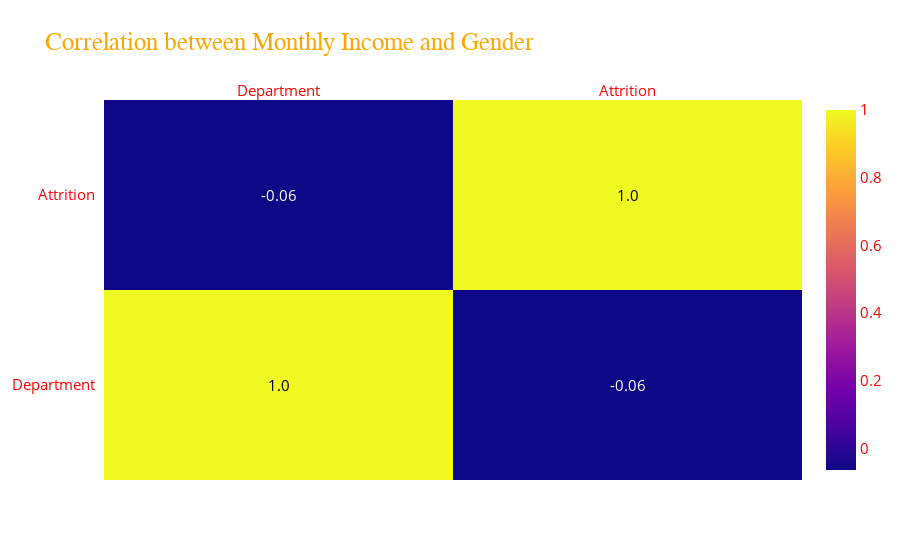

This figure's notebook cell:
### Code cell
corrs = data[['Department','Attrition']].corr()
fig_heatmap = ff.create_annotated_heatmap(
    z=corrs.values,
    x=list(corrs.columns),
    y=list(corrs.index),
    annotation_text=corrs.round(2).values,
    showscale=True)
fig_heatmap.update_layout(title= 'Correlation between Monthly Income and Gender',  
                        title_font=dict(size=25, color='orange', family="Muli, sans-serif"),
                        font=dict(color='red',size=15))

### Figure 1 — Plotly figure (JSON) as saved in the notebook; plotly's stock layout.template omitted (floating-point values rounded to 4 significant figures)
{"data": [{"colorscale": [[0, "#0d0887"], [0.1111, "#46039f"], [0.2222, "#7201a8"], [0.3333, "#9c179e"], [0.4444, "#bd3786"], [0.5556, "#d8576b"], [0.6667, "#ed7953"], [0.7778, "#fb9f3a"], [0.8889, "#fdca26"], [1, "#f0f921"]], "reversescale": false, "showscale": true, "type": "heatmap", "x": ["Department", "Attrition"], "y": ["Department", "Attrition"], "z": [[1, -0.06399], [-0.06399, 1]]}], "layout": {"annotations": [{"font": {"color": "#000000"}, "showarrow": false, "text": "1.0", "x": "Department", "xref": "x", "y": "Department", "yref": "y"}, {"font": {"color": "#FFFFFF"}, "showarrow": false, "text": "-0.06", "x": "Attrition", "xref": "x", "y": "Department", "yref": "y"}, {"font": {"color": "#FFFFFF"}, "showarrow": false, "text": "-0.06", "x": "Department", "xref": "x", "y": "Attrition", "yref": "y"}, {"font": {"color": "#000000"}, "showarrow": false, "text": "1.0", "x": "Attrition", "xref": "x", "y": "Attrition", "yref": "y"}], "font": {"color": "red", "size": 15}, "title": {"font": {"color": "orange", "family": "Muli, sans-serif", "size": 25}, "text": "Correlation between Monthly Income and Gender"}, "xaxis": {"dtick": 1, "gridcolor": "rgb(0, 0, 0)", "side": "top", "ticks": ""}, "yaxis": {"dtick": 1, "ticks": "", "ticksuffix": "  "}}}
